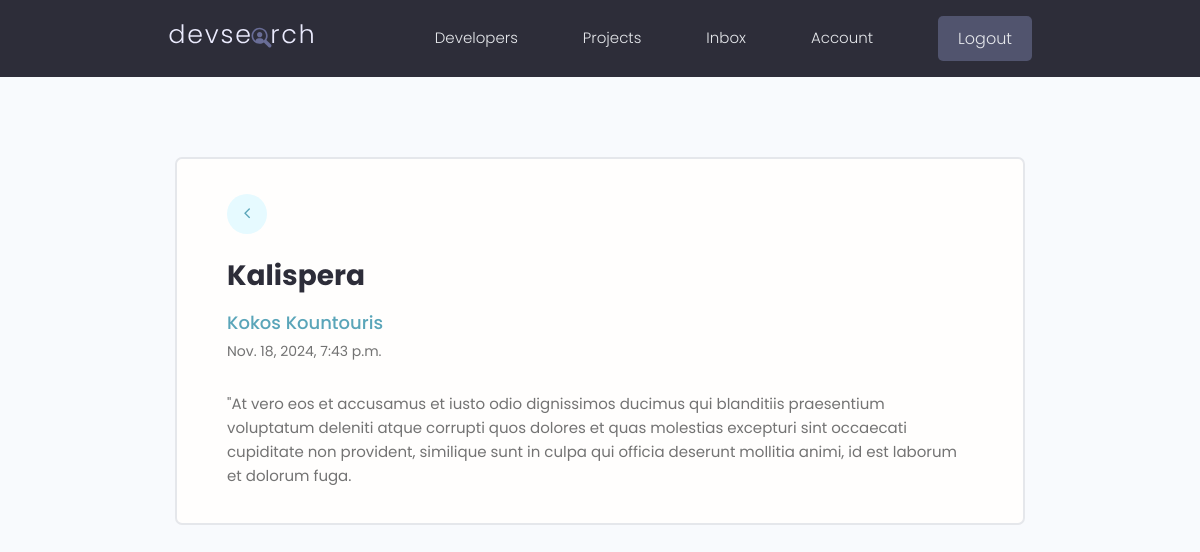
/message/5389b097-7289-4bcc-9e19-971f1b57d979/ (signed in), run on the app's committed database.
### users/models.py (models this page shows, shortened)
class Message(models.Model):
    sender = models.ForeignKey(Profile, on_delete=models.SET_NULL, null=True, blank=True)
    recepient = models.ForeignKey(Profile, on_delete=models.SET_NULL, null=True, blank=True, related_name="messages") # we set this to messages so that it would know which is what
    name = models.CharField(max_length=200, null=True, blank=True)
    email = models.CharField(max_length=200, null=True, blank=True)
    subject = models.CharField(max_length=200, null=True, blank=True)
    body = models.TextField()
    is_read = models.BooleanField(default=False, null=True)
    created = models.DateTimeField(auto_now_add = True)
    id = models.UUIDField(default = uuid.uuid4, unique = True,
                          primary_key = True, editable = False)
    class Meta:
        ordering = ['is_read', '-created'] #false values will be at the top, then by the created value

### users/views.py (the view)
# urls.py: path('message/<str:pk>/', views.viewMessage, name="message"),
@login_required(login_url='login')
def viewMessage(request, pk):
    profile = request.user.profile # Associate skill with particular owner
    messagesRequests = profile.messages.get(id=pk)
    if messagesRequests.is_read == False:
        messagesRequests.is_read = True
        messagesRequests.save()
    context = {'message': messagesRequests}
    return render(request, 'users/message.html', context)

### users/templates/users/message.html
{% extends 'main.html' %}
{% block content %}
  <main class="messagePage my-xl">
    <div class="content-box">
      <div class="message">
        <a class="backButton" href="{% url 'inbox' %}"><i class="fa fa-angle-left"></i></a>
        <h2 class="message__subject">{{message.subject}}</h4>
          {% if message.sender %}
          <a href="{% url 'user-profile' message.sender.id %}" class="message__author">{{message.name}}</a>
          {% else %}
          <p class="message__author">{{message.name}}</=->
          {% endif %}
          <p class="message__date">{{message.created}}</p>
          <div class="message__body">
            {{message.body}}
          </div>
      </div>
    </div>
  </main>
</body>
{% endblock %}

### static/styles/app.css (style rules this page uses)
:root { --color-sub: #2d2d39; }
.content-box { width: 95%; max-width: 85rem; margin: 0 auto; }
.message { padding: 2.5rem 0; }
.message > a { display: flex; gap: 1rem; }
.message__author, .message__date { flex-basis: 25%; }
.message__subject { flex-basis: 50%; }
.message__date { text-align: right; }
.messagePage .message { list-style: none; background: var(--color-white); padding: 3.5rem 5rem; border: 2px solid var(--color-light); border-radius: 0.7rem; }
.messagePage .message__subject { font-size: 2.8rem; color: var(--color-sub); margin-bottom: 1rem; margin-top: 2rem; }
.messagePage .message__author { font-size: 1.8rem; font-weight: 500; }
.messagePage .message__date { font-size: 1.4rem; font-weight: 400; text-align: left; margin-bottom: 3rem; }
.backButton { background: var(--color-main-light); color: var(--color-main); width: 4rem; height: 4rem; display: flex; align-items: center; justify-content: center; border-radius: 50%; }
.backButton i { font-size: 1.8rem; }

### static/uikit/styles/modules/_variables.css (style rules this page uses)
:root { --color-main: #5aa5b9; --color-main-light: #e6faff; --color-sub: #3f4156; --color-sub-light: #51546e; --color-sub-lighter: #ededfd; --color-text: #737373; --color-gray: #8b8b8b; --color-light: #e5e7eb; --color-light-gray: #767676; --color-bg: #f8fafd; --color-white: #fffefd; --color-white-light: #f3f3f3; --color-success: #359e64; --color-success-bg: #def8e8; --color-error: #fc4b0b; --color-error-bg: #fff2ee; --font-base: 'Poppins', arial, helvetica, 'Segoe UI', roboto, ubuntu, sans-serif; --font-monospace: 'Fira Code', 'Courier New', courier, monospace; --font-regular: 300; --font-medium: 500; --font-bold: 700; --generic-shadow: 1px 1px 5px #00000010; --generic-transition: all 0.3s ease-in-out; }

### static/uikit/styles/modules/_base.css (style rules this page uses)
* { margin: 0; padding: 0; box-sizing: border-box; text-rendering: optimizeLegibility; color: inherit; font-size: inherit; }
html { font-size: 50%; }
@media only screen and (min-width: 480px) { html { font-size: 56.25%; } }
@media only screen and (min-width: 1200px) { html { font-size: 62.5%; } }
body { line-height: 1.6; font-weight: 400; font-size: 1.5rem; color: var(--color-text); background-color: var(--color-bg); min-height: 100vh; }

### static/uikit/styles/modules/_typography.css (style rules this page uses)
* { font-family: var(--font-base); }
h2 { font-size: 3.6rem; font-weight: var(--font-bold); }
p, span, strong { font-size: 1.6rem; color: var(--color-text); font-weight: var(--font-regular); }
a { padding-bottom: 2px; text-decoration: none; display: inline-block; color: var(--color-main); font-weight: var(--font-medium); }

### static/uikit/styles/modules/_utilities.css (style rules this page uses)
.my-xl { margin: 8rem auto; }

### data on the page
Message: subject "Kalispera", name "Kokos Kountouris", created "Nov. 18, 2024, 7:43 p.m.", body "\"At vero eos et accusamus et iusto odio dignissimos ducimus qui blanditiis praesentium voluptatum deleniti atque corrupti quos dolores et quas molestias excepturi sint occaecati cupiditate non provident, similique sunt in culpa qui officia deserunt mollitia animi, id est laborum et dolorum fuga."
